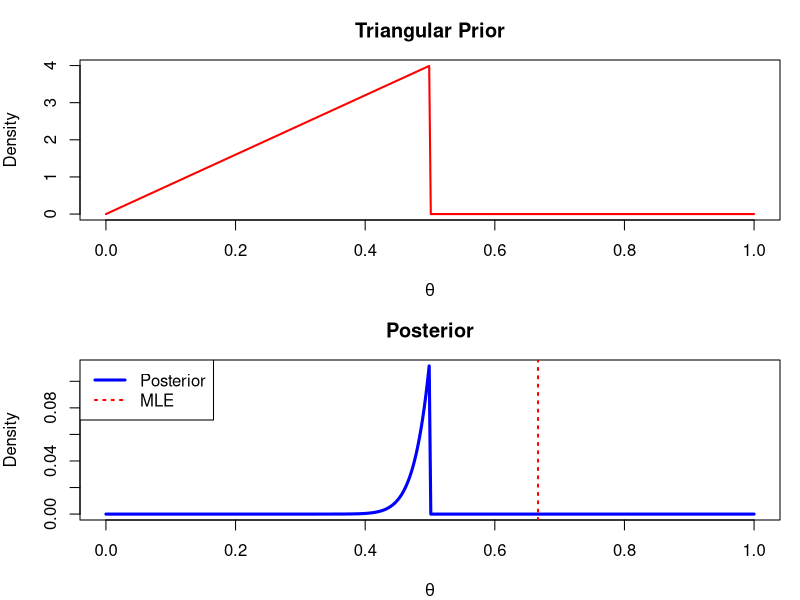

Write R code to recreate this figure.
T <- 60 # number of trials
theta <- 0.7 # true parameter value
y <- rbinom(T, size = 1, prob = theta) # simulate data
ST <- sum(y) # number of successes

x <- seq(0, 1, length.out = 400) # grid of theta values

prior_vals <- ifelse(x >= 0 & x <= 0.5, 8 * x, 0) # prior triangular

lik_vals <- dbeta(x, ST + 1, T - ST + 1) # likelihood (Beta)

post_vals <- prior_vals * lik_vals # unnormalized posterior
 
post_vals <- post_vals / sum(post_vals) # normalize posterior using sum instead of integrate due to discrete grid(400) Riemann sum approximation :)

mle <- ST / T # maximum likelihood estimate for plotting purposes

# Plot prior and posterior
par(mfrow = c(2, 1), mar = c(4, 4, 3, 1))

# Plot prior
plot(x, prior_vals,
     type = "l",
     col = "red",
     lwd = 2,
     main = "Triangular Prior",
     xlab = expression(theta),
     ylab = "Density")

# Plot posterior
plot(x, post_vals,
     type = "l",
     col = "blue",
     lwd = 3,
     main = "Posterior",
     xlab = expression(theta),
     ylab = "Density")
abline(v = mle, col = "red", lwd = 2, lty = 3)
legend("topleft",
       legend = c("Posterior", "MLE"),
       col = c("blue", "red"),
       lty = c(1, 3),
       lwd = c(3, 2))
